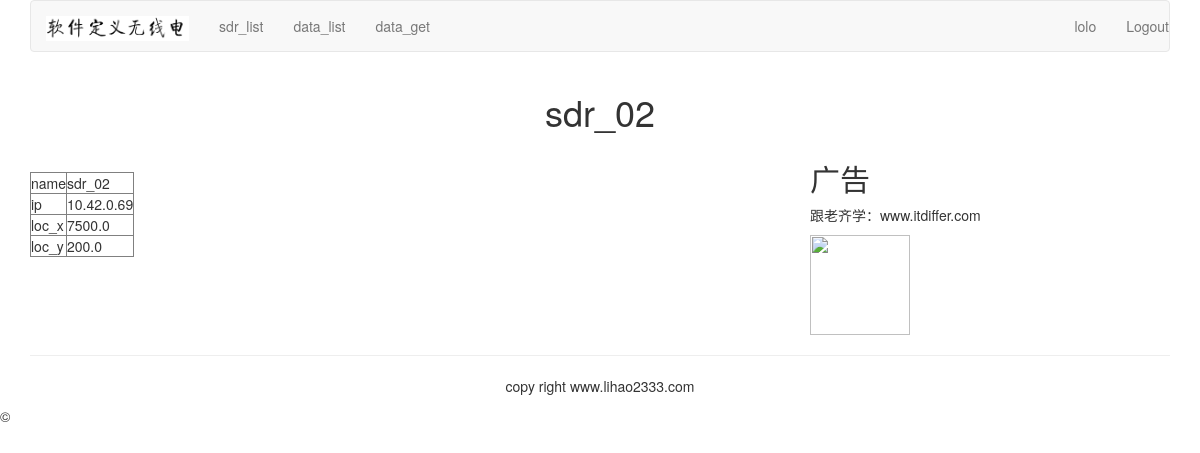
Screenshot of /sdrpub/10.42.0.69/ (signed in) with the database file from the repository.
### sdrpub/models.py (models this page shows, shortened)
class Sdr(models.Model):
    ip = models.GenericIPAddressField(primary_key=True)
    name = models.CharField(max_length=20)
    loc_x = models.FloatField(max_length=10)
    loc_y = models.FloatField(max_length=10)
    state = models.BooleanField(default=True)

### sdrpub/views.py (the view)
# urls.py: url(r'(?P<sdr_ip>\d)/$', views.sdr_detail, name="sdr_detail"),
def sdr_detail(request, sdr_ip):
    sdr = Sdr.objects.get(ip=sdr_ip)
    return render(request,"sdr/detail.html", {"sdr":sdr} )

### templates/sdr/detail.html (shortened to what this page needs)
{% extends "base.html" %}
{% block content %}
<div class="row text-center vertical-middle-sm">
    <h1>{{ sdr.name }}</h1>
</div>
<div class="row">
    <div class="col-xs-12 col-md-8">
        <p class="text-center"></p>
        <table border="1">
                <tr>
                    <td>name</td>
                    <td>{{sdr.name}}</td>
                </tr>
            <tr>
                <td>ip</td>
                <td>{{sdr.ip}}</td>
            </tr>
                <tr>
                        <td>loc_x</td>
						<td>{{sdr.loc_x}}</td>
                </tr>
                <tr>
                        <td>loc_y</td>
						<td>{{sdr.loc_y}}</td>
                </tr>
        </table>
    </div>
    <div class="col-xs-6 col-md-4">
        <h2>广告</h2>
        <p>跟老齐学：www.itdiffer.com</p>
        <img width="100px" height="100" src="http://www.mrwallpaper.com/wallpapers/Fluffy-Cat.jpg">
    </div>
</div>
{% endblock %}

### templates/header.html
{%load staticfiles%}
<div class="container">
        <nav class="navbar navbar-default" role="navigation">
                <div class="navbar-header">
						<a class="navbar-brand" href="http://lihao2333.com"><img src="{%static 'image/logo.png'%}" height="25px" alt=""></a>
                </div>
                <div>
                        <ul class="nav navbar-nav" role="navigation">
								<li><a href="{%url 'sdrpub_list'%}">sdr_list</a></li>
                                <li><a href="{%url 'data_list'%}">data_list</a></li>
                                <li><a href="{%url 'data_get'%}">data_get</a></li>
                        </ul>
                        <ul class="nav navbar-nav navbar-right">
                                {% if user.is_authenticated%}
								<li><a href="#">{{user.username}}</a></li>
								<li><a href="{%url 'user_logout'%}">Logout</a></li>
								{% else %}
                                <li><a href="{% url 'user_login' %}">login</a></li>
								{% endif %}
                        </ul>
                </div>
        </nav>
</div>

### rows the page displays
Sdr: name "sdr_02", ip "10.42.0.69", loc_x "7500.0", loc_y "200.0"

### other values shown
{{ user.username }} "lolo"
